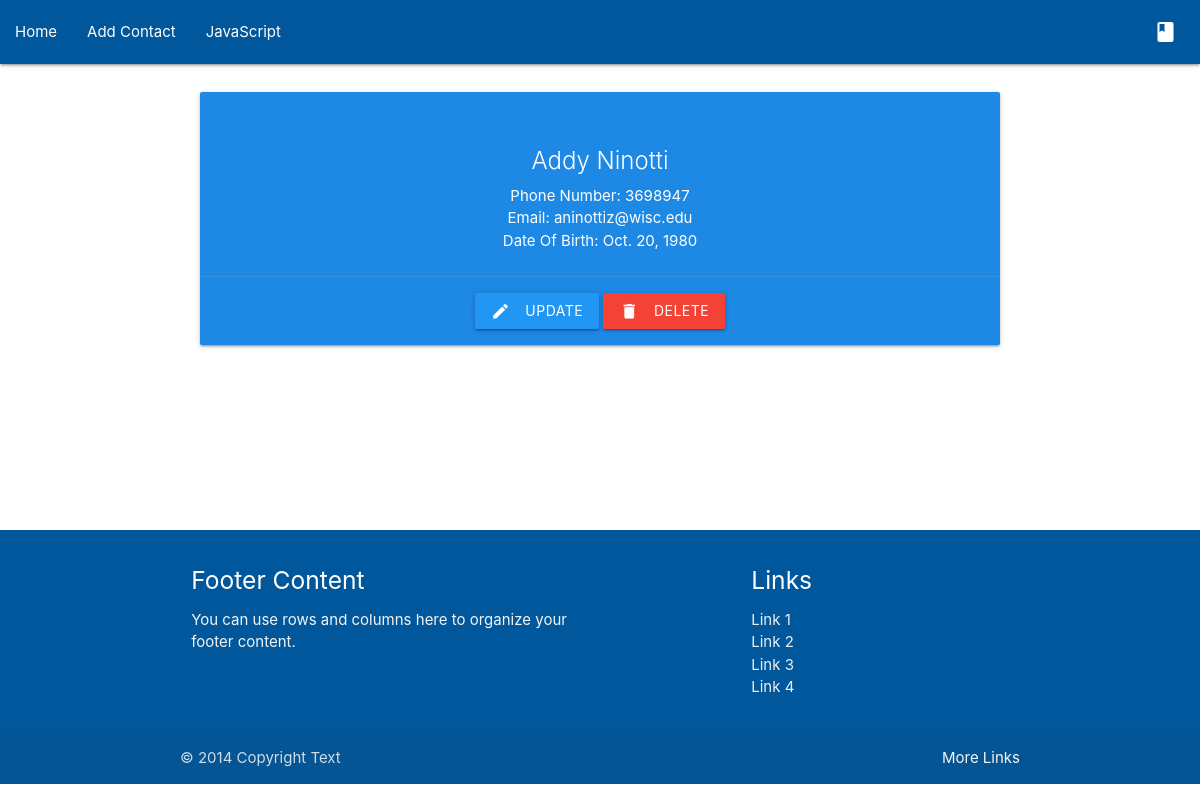
Screenshot of /contact/36 with the database file from the repository.
### contacts/models.py (models this page shows, shortened)
class PersonContact(models.Model):
    first_name = models.CharField(max_length=50)
    last_name = models.CharField(max_length=50)
    phone_number = models.PositiveBigIntegerField()
    email = models.EmailField()
    date_of_birth = models.DateField()
    class Meta:
        ordering = ['first_name']

### contacts/views.py (the view)
# urls.py: path('contact/<int:pk>', ContactDetailView.as_view(), name='contact'),
class ContactDetailView(DetailView):
    model = PersonContact
    context_object_name = "contact"
    template_name = "contacts/deatail.html"

### contacts/templates/contacts/deatail.html
{% extends "contacts/base.html" %}
{% block content %}
<div class="center-align" style="padding:20px; margin-bottom: 150px;">
    <div class="col s12 m6">
      <div class="card blue darken-1">
        <div class="card-content white-text">
          <h3 class="card-title">{{ contact.first_name }} {{ contact.last_name }}</h3>
          <p>Phone Number: {{contact.phone_number}}</p>
          <p>Email: {{contact.email}}</p>
          <p>Date Of Birth: {{contact.date_of_birth}}</p>
        </div>
        <div class="card-action">
          <a href="{% url "contacts:contact-update" contact.id %}" class="btn blue">Update<i class="material-icons left">create</i></a>
          <a href="{% url "contacts:contact-delete" contact.id %}" class="btn red">Delete<i class="material-icons left">delete</i></a>
        </div>
      </div>
    </div>
  </div>
{% endblock content %}

### rows the page displays
PersonContact: first_name "Addy", last_name "Ninotti", phone_number "3698947", email "aninottiz@wisc.edu", date_of_birth "Oct. 20, 1980"
